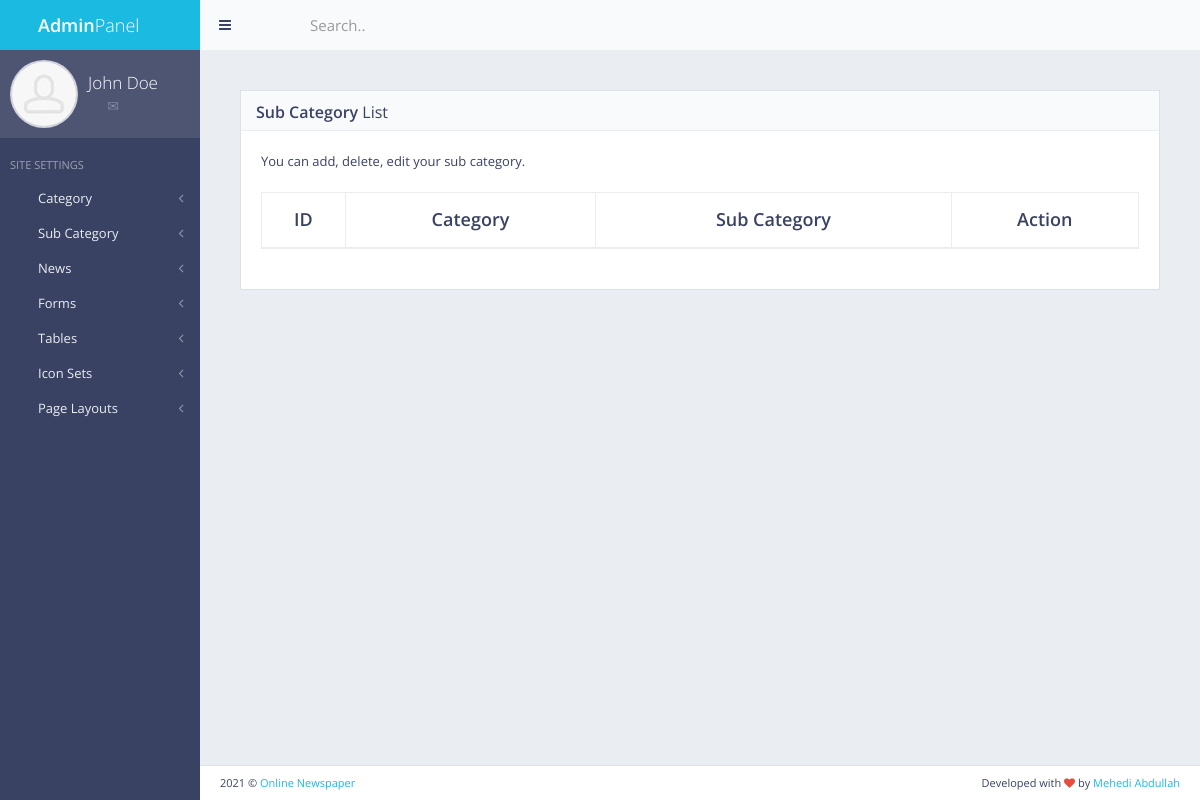
Page /panel/subcategory/list/ on the earlier database version.
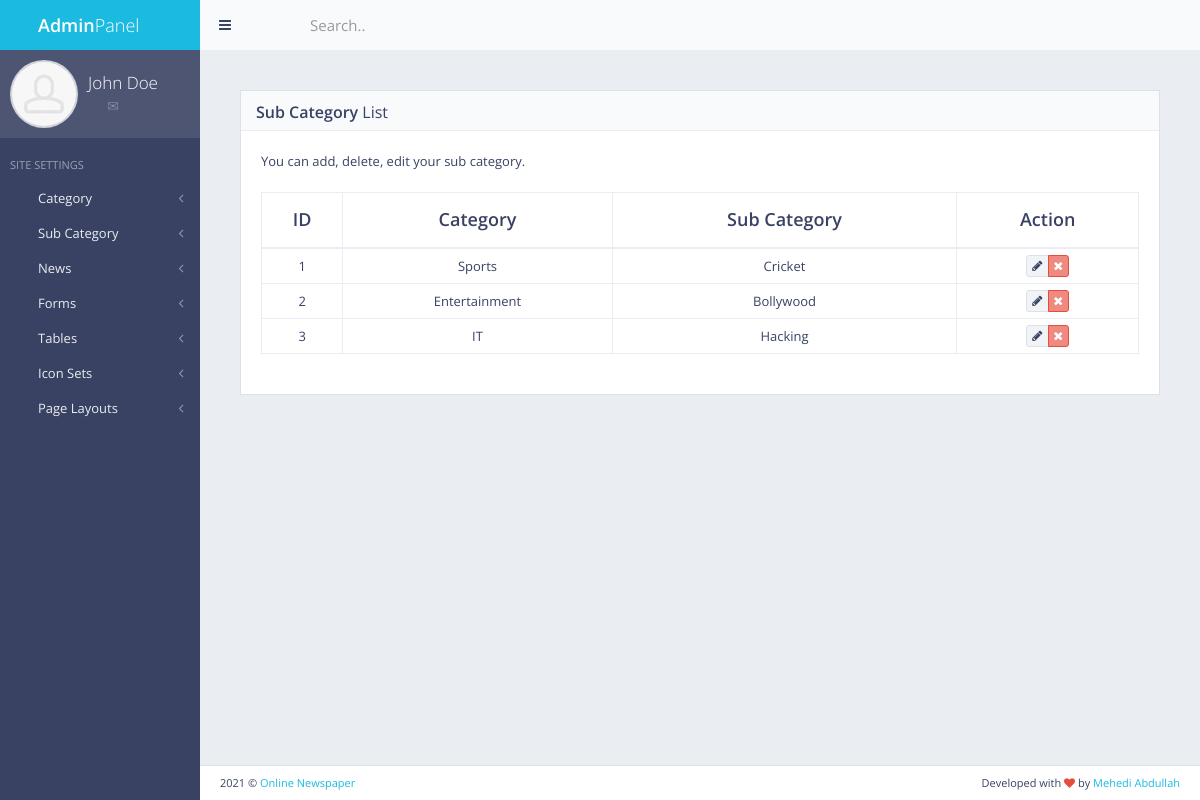
Same page on the later database version.
### subcategory/models.py (models this page shows, shortened)
class SubCategory(models.Model):
    name = models.CharField(max_length=21)
    category_name = models.CharField(max_length=21)
    category_id = models.IntegerField()

### subcategory/views.py (the view)
# urls.py: url(r'^panel/subcategory/list/$', views.subcategory_list, name='subcategory-list'),
def subcategory_list(request):
    subcategory = SubCategory.objects.all()
    return render(request, 'back/subcategory_list.html', {'subcategory':subcategory})

### main/templates/back/subcategory_list.html (shortened to what this page needs)
    {% extends 'back/master.html' %}
    {% load static %}
    {% block body %}
        <div id="page-content">
            <div class="block full">
                <div class="block-title">
                    <h2><strong>Sub Category</strong> List</h2>
                </div>
                <p>You can add, delete, edit your sub category.</p>
                <div class="table-responsive">
                    <table id="example-datatable" class="table table-vcenter table-condensed table-bordered">
                        <thead>
                            <tr >
                                <th class="text-center">ID</th>
                                <th class='text-center'>Category</th>
                                <th class='text-center'>Sub Category</th>
                                <th class='text-center'>Action</th>
                            </tr>
                        </thead>
                        <tbody>
                        {% for subcategory in subcategory %}
                            <tr>
                                <td class="text-center">{{subcategory.pk}}</td>
                                <td class='text-center'>{{subcategory.category_name}}</td>
                                <td class='text-center'>{{subcategory.name}}</td>
                                <td class="text-center">
                                    <div class="btn-group">
                                        <a href="javascript:void(0)" data-toggle="tooltip" title="Edit" class="btn btn-xs btn-default"><i class="fa fa-pencil"></i></a>
                                        <a href="" data-toggle="tooltip" title="Delete" class="btn btn-xs btn-danger"><i class="fa fa-times"></i></a>
                                    </div>
                                </td>
                            </tr>
                        {% endfor %}
                        </tbody>
                    </table>
                </div>
            </div>
        </div>
    {% endblock body %}

Differences in the rows shown:
added SubCategory: pk "1", category_name "Sports", name "Cricket"
added SubCategory: pk "2", category_name "Entertainment", name "Bollywood"
added SubCategory: pk "3", category_name "IT", name "Hacking"
